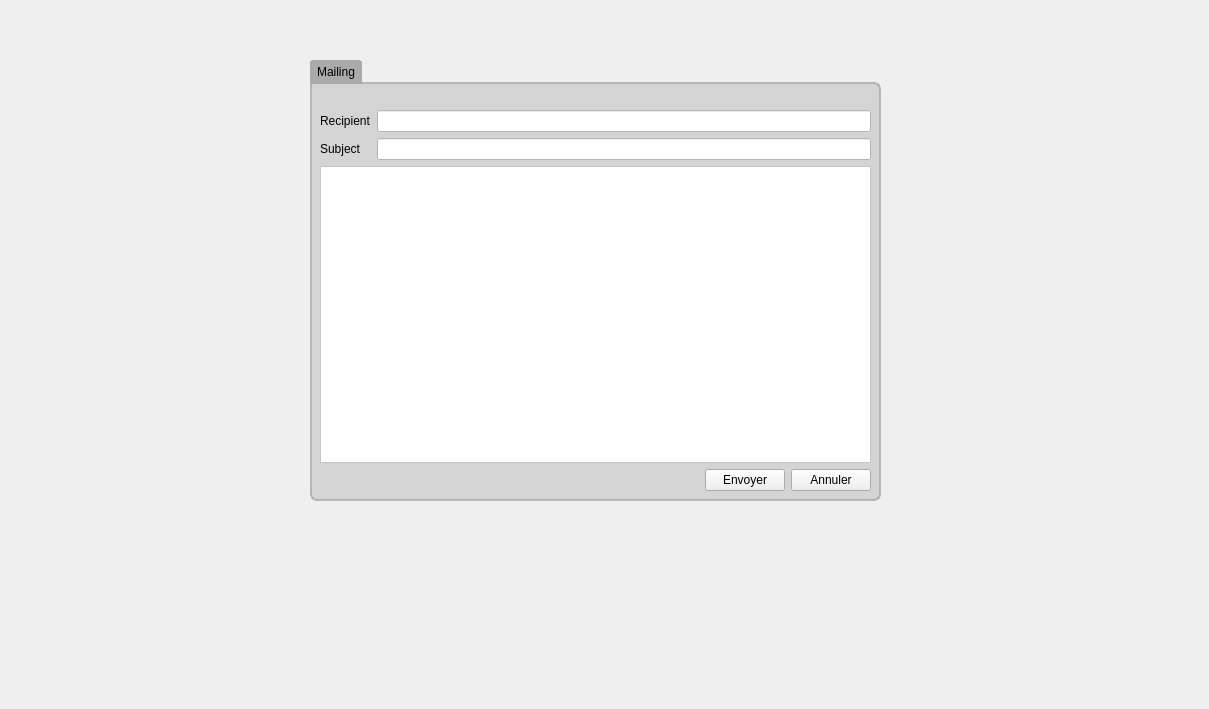
      <widget class="QWidget" name="Mailing">
       <attribute name="title">
        <string>Mailing</string>
       </attribute>
       <widget class="QLabel" name="background_10">
        <property name="geometry">
         <rect>
          <x>-9</x>
          <y>-36</y>
          <width>1200</width>
          <height>700</height>
         </rect>
        </property>
        <property name="styleSheet">
         <string notr="true">background: url(:/png/resources/background.png)</string>
        </property>
        <property name="text">
         <string/>
        </property>
       </widget>
       <widget class="QGroupBox" name="MilingInfo">
        <property name="geometry">
         <rect>
          <x>310</x>
          <y>60</y>
          <width>571</width>
          <height>441</height>
         </rect>
        </property>
        <property name="styleSheet">
         <string notr="true">QGroupBox {
	background: rgba(170, 170, 170, 100); 
    border: 2px solid;
	border-top-right-radius: 7px;
	border-bottom-right-radius: 7px;
	border-bottom-left-radius: 7px;
    border-color: rgba(170, 170, 170, 200);
    margin-top: 22px;
}
QGroupBox::title  {
    background-color: rgb(170, 170, 170);
    subcontrol-origin: margin;
    subcontrol-position: top left;
    padding: 5px;
	border-top-left-radius: 3px;
	border-top-right-radius: 3px;
}</string>
        </property>
        <property name="title">
         <string>Mailing</string>
        </property>
        <widget class="QWidget" name="layoutWidget_6">
         <property name="geometry">
          <rect>
           <x>10</x>
           <y>30</y>
           <width>551</width>
           <height>401</height>
          </rect>
         </property>
         <layout class="QVBoxLayout" name="verticalLayout_2">
          <item>
           <widget class="QLabel" name="Four_label_EmailInfo">
            <property name="text">
             <string/>
            </property>
            <property name="alignment">
             <set>Qt::AlignRight|Qt::AlignTrailing|Qt::AlignVCenter</set>
            </property>
           </widget>
          </item>
          <item>
           <layout class="QFormLayout" name="formLayout">
            <item row="0" column="0">
             <widget class="QLabel" name="recipientLabel">
              <property name="text">
               <string>Recipient</string>
              </property>
             </widget>
            </item>
            <item row="0" column="1">
             <widget class="QLineEdit" name="recipient_2">
              <property name="styleSheet">
               <string notr="true">background-color: rgb(255, 255, 255);</string>
              </property>
             </widget>
            </item>
            <item row="1" column="0">
             <widget class="QLabel" name="subjectLabel">
              <property name="text">
               <string>Subject</string>
              </property>
             </widget>
            </item>
            <item row="1" column="1">
             <widget class="QLineEdit" name="subjectLineEdit_2">
              <property name="styleSheet">
               <string notr="true">background-color: rgb(255, 255, 255);</string>
              </property>
             </widget>
            </item>
           </layout>
          </item>
          <item>
           <widget class="QTextEdit" name="message_2">
            <property name="styleSheet">
             <string notr="true">background-color: rgb(255, 255, 255);</string>
            </property>
           </widget>
          </item>
          <item>
           <layout class="QHBoxLayout" name="horizontalLayout">
            <item>
             <spacer name="horizontalSpacer">
              <property name="orientation">
               <enum>Qt::Horizontal</enum>
              </property>
              <property name="sizeHint" stdset="0">
               <size>
                <width>40</width>
                <height>20</height>
               </size>
              </property>
             </spacer>
            </item>
            <item>
             <widget class="QPushButton" name="envoyer_dialog_2">
              <property name="text">
               <string>Envoyer</string>
              </property>
             </widget>
            </item>
            <item>
             <widget class="QPushButton" name="annuler_mail_2">
              <property name="text">
               <string>Annuler</string>
              </property>
             </widget>
            </item>
           </layout>
          </item>
         </layout>
        </widget>
       </widget>
      </widget>
